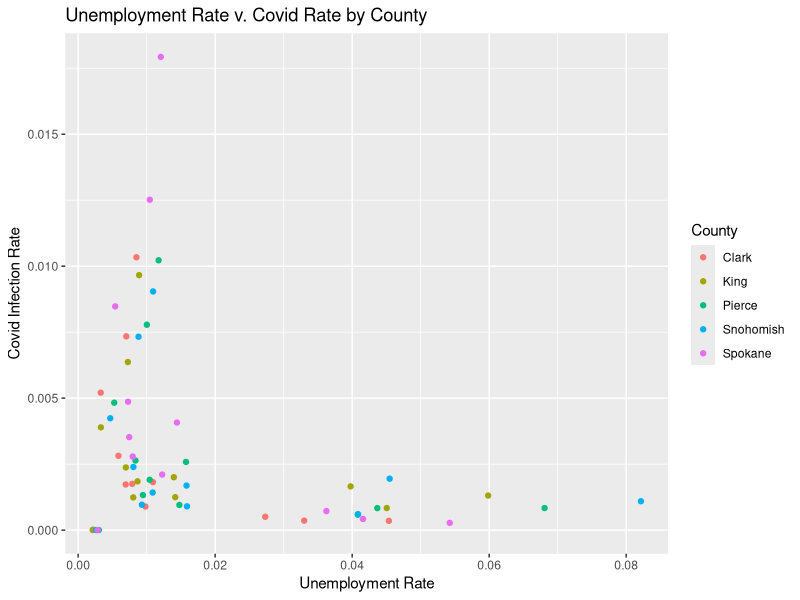
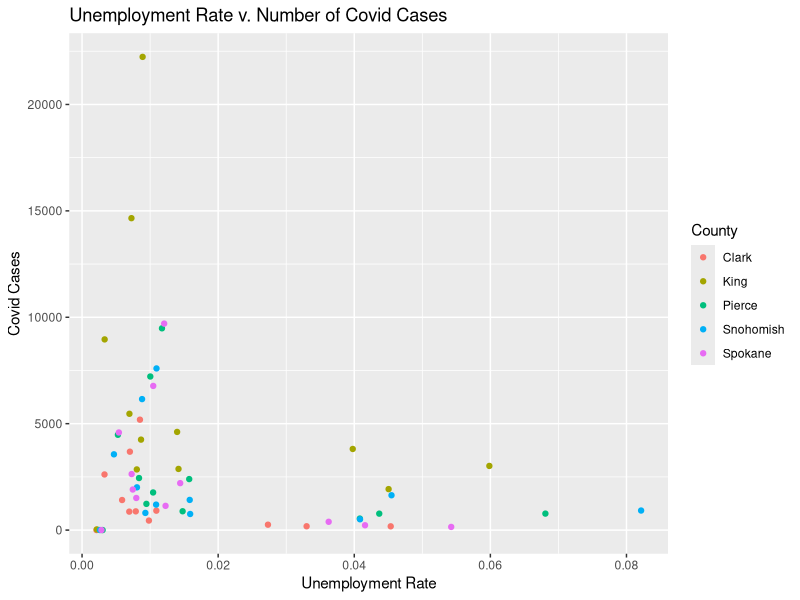

R code for these plots, in order:
###Brandon Hoang
##Specific Question Analyses



library("readxl")
library("dplyr")
library("ggplot2")
library("stringr")
library("tidyr")

wa_county_pop_df <- read.csv("data/wa_county_population.csv")
wa_covid_deaths_df <- read_excel("data/WA_COVID19_Cases_Hospitalizations_Deaths.xlsx") 
wa_covid_cases_df <- read.csv("data/WA_COVID19_Cases.csv")
wa_unemployment_insurance_claims_df <- read.csv("data/washington_unemployment_data.csv")


#Data Wrangling
county_in_question <- c("King County", "Clark County", "Pierce County", "Snohomish County", "Spokane County")

county_covid_cases <- wa_covid_cases_df %>% 
  #rename(County = ?..County) %>%
  filter(County %in% county_in_question) %>%   #https://stackoverflow.com/questions/25647470/filter-multiple-values-on-a-string-column-in-dplyr
  filter(WeekStartDate > "2019-12-31") %>% 
  mutate(
    month = months(as.Date(WeekStartDate))
  )

county_covid_cases$County = str_sub(county_covid_cases$County, start = 1, end = -8)

county_covid_cases_by_month <- county_covid_cases %>%
  mutate(
    month_and_county = paste(County,month)
  ) %>% 
  group_by(County, month, month_and_county) %>%
  summarise(
    cases = sum(ConfirmedCases)
  )


####
county_pop_cases <- wa_county_pop_df %>% 
  #rename(CTYNAME = ?..CTYNAME) %>%
  filter(CTYNAME %in% county_in_question)

county_pop_cases$CTYNAME = str_sub(county_pop_cases$CTYNAME, start = 1, end = -8)
county_pop_cases
#duptimes <- 12
#dup_index <- rep(1:nrow(county_pop_cases), duptimes)
#dup_county_pop_df <- county_pop_cases[dup_index,]

dup_county_pop_with_county_df <- county_pop_cases %>% 
  mutate(
    County.x = CTYNAME
  )

pop <- function(county_name) {county_pop_cases %>% 
  filter(CTYNAME == county_name) %>% 
  pull(pop2021)
}

king_county_pop <- pop("King")
pierce_county_pop <- pop("Pierce")
snohomish_county_pop <- pop("Snohomish")
spokane_county_pop <- pop("Spokane")
clark_county_pop <- pop("Clark")



#
unemployment_claims_with_date <- wa_unemployment_insurance_claims_df %>% 
  rename("2020-1-1" = "X1") %>% 
  rename("2020-2-1" = "X2") %>% 
  rename("2020-3-1" = "X3") %>% 
  rename("2020-4-1" = "X4") %>% 
  rename("2020-5-1" = "X5") %>% 
  rename("2020-6-1" = "X6") %>% 
  rename("2020-7-1" = "X7") %>% 
  rename("2020-8-1" = "X8") %>% 
  rename("2020-9-1" = "X9") %>% 
  rename("2020-10-1" = "X10") %>% 
  rename("2020-11-1" = "X11") %>% 
  rename("2020-12-1" = "X12") %>% 
  pivot_longer(!County, 
               names_to = "Date",
               values_to = "Claims"
  ) %>% 
  mutate(
    month = months(as.Date(Date))
  ) %>% 
  mutate(
    month_and_county = paste(County, month)
  )

cases_unemployment_df <- right_join(county_covid_cases_by_month, unemployment_claims_with_date, by = c("month_and_county"))

cases_unemployment_pop_df <- left_join(cases_unemployment_df, dup_county_pop_with_county_df, by = "County.x")

# Question 1
#Do COVID-19 infection rates impact the rate of unemployment in King, Snohomish, Pierce, Clark and Spokane counties?

q_covid_infection_rate_df <- cases_unemployment_pop_df %>% 
  mutate(
    covid_rate = cases/pop2021,
    unemployment_rate = Claims/pop2021
  )

###What kind of qualitative variable should I make here?
highest_covid_infection_rate_unemployment <- q_covid_infection_rate_df %>% 
  filter(covid_rate == max(covid_rate)) %>% 
  pull(unemployment_rate)

highest_covid_infection_rate_County <-
  q_covid_infection_rate_df %>% 
  filter(covid_rate == max(covid_rate)) %>% 
  pull(County.x)

####

covid_unemployment_rate_v_covid_rate <- ggplot(data = q_covid_infection_rate_df)+
  geom_point(mapping = aes(x = unemployment_rate, y = covid_rate, color = County.x))+
  labs(
    title = "Unemployment Rate v. Covid Rate by County",
    x = "Unemployment Rate",
    y = "Covid Infection Rate",
    color = "County"
  )


covid_unemployment_rate_v_covid_rate
# Question 2
#Does a lower rate of unemployment lead to a higher number of COVID cases?
#### Qualatative
highest_covid_cases_unemployment <- q_covid_infection_rate_df %>% 
  filter(cases == max(cases)) %>% 
  pull(unemployment_rate)

highest_covid_cases_county <- q_covid_infection_rate_df %>% 
  filter(cases == max(cases)) %>% 
  pull(County.x)
  


#### Quantitative
covid_unemployment_rate_v_cases <- ggplot(data = q_covid_infection_rate_df)+
  geom_point(mapping = aes(x = unemployment_rate, y = cases, color = County.x))+
  labs(
    title = "Unemployment Rate v. Number of Covid Cases",
    x = "Unemployment Rate",
    y = "Covid Cases",
    color = "County"
  )

covid_unemployment_rate_v_cases

